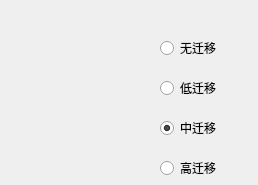
         <widget class="QWidget" name="tab_5">
          <attribute name="title">
           <string>迁移强度选择</string>
          </attribute>
          <widget class="QRadioButton" name="radioButton_70">
           <property name="geometry">
            <rect>
             <x>160</x>
             <y>80</y>
             <width>89</width>
             <height>16</height>
            </rect>
           </property>
           <property name="text">
            <string>低迁移</string>
           </property>
          </widget>
          <widget class="QRadioButton" name="radioButton_72">
           <property name="geometry">
            <rect>
             <x>160</x>
             <y>160</y>
             <width>89</width>
             <height>16</height>
            </rect>
           </property>
           <property name="text">
            <string>高迁移</string>
           </property>
          </widget>
          <widget class="QRadioButton" name="radioButton_71">
           <property name="geometry">
            <rect>
             <x>160</x>
             <y>120</y>
             <width>89</width>
             <height>16</height>
            </rect>
           </property>
           <property name="text">
            <string>中迁移</string>
           </property>
           <property name="checked">
            <bool>true</bool>
           </property>
          </widget>
          <widget class="QRadioButton" name="radioButton_69">
           <property name="geometry">
            <rect>
             <x>160</x>
             <y>40</y>
             <width>89</width>
             <height>16</height>
            </rect>
           </property>
           <property name="text">
            <string>无迁移</string>
           </property>
          </widget>
         </widget>
